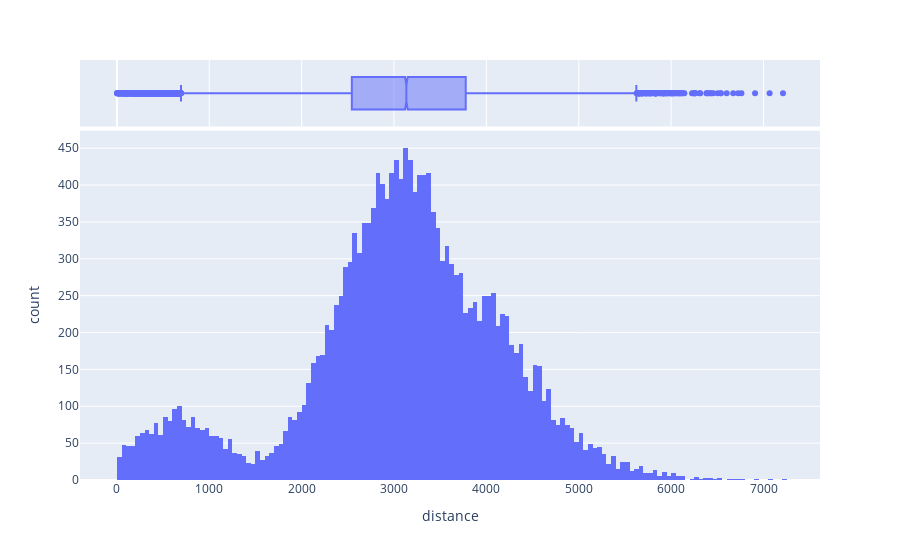

Notebook code for this chart:
### Code cell
px.histogram(rides, x='distance', marginal='box')

### Figure 1 — Plotly figure (JSON) as saved in the notebook; plotly's stock layout.template omitted (floating-point values rounded to 4 significant figures; data arrays with more than 128 entries replaced by an {"elided": "..."} marker saying what was removed)
{"data": [{"alignmentgroup": "True", "bingroup": "x", "hovertemplate": "distance=%{x}<br>count=%{y}<extra></extra>", "legendgroup": "", "marker": {"color": "#636efa", "pattern": {"shape": ""}}, "name": "", "offsetgroup": "", "orientation": "v", "showlegend": false, "type": "histogram", "x": {"elided": "18068 float values"}, "xaxis": "x", "yaxis": "y"}, {"alignmentgroup": "True", "hovertemplate": "distance=%{x}<extra></extra>", "legendgroup": "", "marker": {"color": "#636efa"}, "name": "", "notched": true, "offsetgroup": "", "showlegend": false, "type": "box", "x": {"elided": "18068 float values"}, "xaxis": "x2", "yaxis": "y2"}], "layout": {"barmode": "relative", "legend": {"tracegroupgap": 0}, "margin": {"t": 60}, "xaxis": {"anchor": "y", "domain": [0, 1], "title": {"text": "distance"}}, "xaxis2": {"anchor": "y2", "domain": [0, 1], "matches": "x", "showgrid": true, "showticklabels": false}, "yaxis": {"anchor": "x", "domain": [0, 0.8316], "title": {"text": "count"}}, "yaxis2": {"anchor": "x2", "domain": [0.8416, 1], "matches": "y2", "showgrid": false, "showline": false, "showticklabels": false, "ticks": ""}}}
